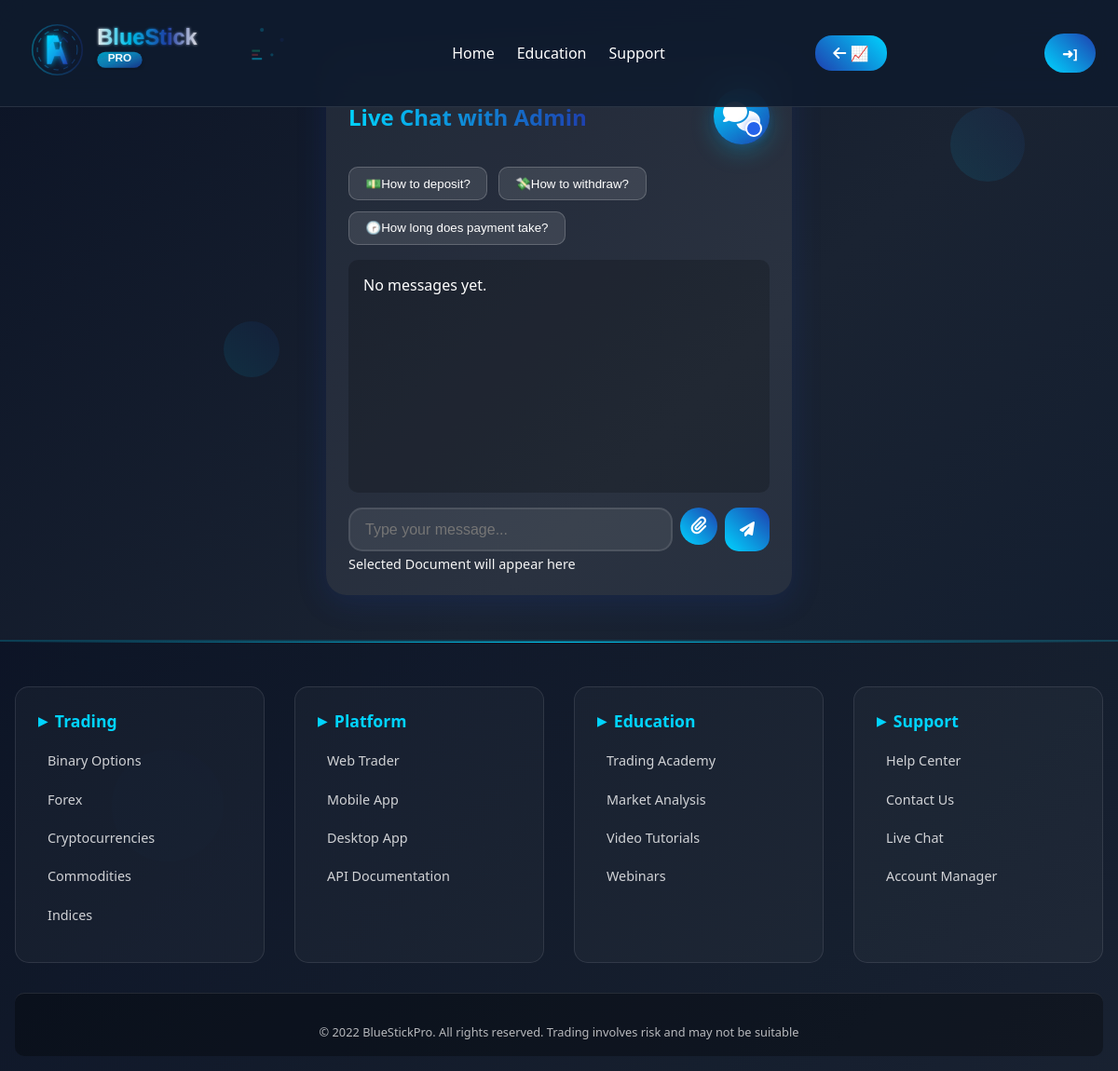
Screenshot of /chat/ (signed in) with the database file from the repository.
### binary/models.py (models this page shows, shortened)
class CompanyProfile(models.Model):
    name = models.CharField(max_length=50)
    email = models.EmailField()
    phone = models.CharField(max_length=50)
    address = models.CharField( max_length=50)
    logo = models.TextField()
    favicon = models.TextField()
    copyright = models.CharField(max_length=90)
    terms = models.FileField(upload_to='doc', blank=True, null=True)
    telegram = models.CharField(max_length=150, blank=True, null=True,)
    whatsapp = models.CharField(max_length=150, blank=True, null=True,)
    class Meta:
        db_table = 'CompanyProfile'
        managed = True
        verbose_name = 'CompanyProfile'
        verbose_name_plural = 'CompanyProfile'

### binary/views.py (the view, shortened to what this page needs)
# urls.py: path('chat/', views.user_chat, name='user_chat'),
def user_chat(request):
    user = get_current_user(request)
    if not user:
        return redirect('login')
    messages = ChatMessage.objects.filter(user=user).order_by('timestamp')
    messages = add_is_image(messages)
    if request.GET.get('ajax'):
        return render(request, 'partials/user_chat_messages.html', {'messages': messages})
    ChatMessage.objects.filter(user=user, sender='admin', is_read=False).update(is_read=True)
    has_unread_admin_msg = ChatMessage.objects.filter(user=user, sender='admin', is_read=False).exists()
    return render(request, 'livechat.html', {'messages': messages, 'user': user, 'has_unread_admin_msg': has_unread_admin_msg})

### binary/context_processor.py (called while the page is built)
def general(request):
    t_site = CompanyProfile.objects.get(pk=1)
    featured = Feature.objects.all()
    stat = Stat.objects.all()
    context = {
    't_site': t_site,
    'featured': featured,
    'stat': stat,
    }
    return context

### binary/views.py (called while the page is built)
def get_current_user(request):
    user_email = request.session.get('user_email')
    if not user_email:
        return None
    return get_object_or_404(UserRegistration, email=user_email)

def add_is_image(messages):
    for m in messages:
        if m.file:
            ext = os.path.splitext(m.file.name)[1].lower()
            m.is_image = ext in ['.jpg', '.jpeg', '.png', '.gif', '.bmp', '.webp']
        else:
            m.is_image = False
    return messages

### binary/templates/livechat.html (shortened to what this page needs)
<!DOCTYPE html>
{% load static %}
<html lang="en">
<head>
    {% load static %}
    <link rel="stylesheet" href="{% static '' %}css/livechat.css">
    <link rel="stylesheet" href="{% static '' %}css/dashboard.css">
<link rel="stylesheet" href="https://cdnjs.cloudflare.com/ajax/libs/font-awesome/6.4.2/css/all.min.css">
</head>
<body>
    {% block header %}
   <div class="floating-element"></div>
    <div class="floating-element"></div>
    <div class="floating-element"></div>
    <header class="header">
        <nav class="nav">
            <div class="logo">
        <div class="logo">
            {{t_site.logo|safe}}
        </div>
            </div>
            <ul class="nav-links">
                <li><a href="{% url 'homepage' %}">Home</a></li>
                <li><a href="{% url 'education' %}">Education</a></li>
                <li><a href="{% url 'support' %}">Support</a></li>
            </ul>
             <a href="{% url 'dashboard' %}" class="back-btn "><i class="fas fa-arrow-left"></i> 📈</a>
                 <a href="/login/" class="logout-btn cta-button" onclick="logout()">➜]</a>
        </nav>
    </header>
    {% endblock header %}
    {% block content %}
  <main class="live-content">
    <div class="chat-container">
        <div class="chat-header">
          <span class="chat-title">Live Chat with Admin  </span>
<a class="floating-action-btn" id="liveChatBtn" title="Chat Admin" href="{% url 'user_chat' %}" style="position:relative; text-decoration: none;">
    <i class="fas fa-comments"></i>
    <span class="admin-reply-dot" id="adminReplyDotA"></span>
</a>
        </div>
        <div class="quick-questions">
          <button class="quick-btn" type="button" onclick="sendQuickChat('How to deposit?')">💵How to deposit?</button>
          <button class="quick-btn" type="button" onclick="sendQuickChat('How to withdraw?')">💸How to withdraw?</button>
          <button class="quick-btn" type="button" onclick="sendQuickChat('How long does payment take?')">🕝How long does payment take?</button>
        </div>
        <div class="chat-messages" id="chatMessages" style="height:250px;overflow-y:auto;">
           {% for msg in messages %}
        <div class="message {% if msg.sender == 'user' %}user{% else %}admin{% endif %}">
            <b>{% if msg.sender == 'user' %}You{% elif msg.sender == 'admin' %} Admin {% else %} Quick Message {% endif %}:</b>
            {% if msg.message %}{{ msg.message }}<br>{% endif %}
            {% if msg.file %}
                {% if msg.is_image %}
                    <img src="{{ msg.file.url }}" style="max-width:120px;max-height:120px;display:block;margin:5px 0;">
                {% else %}
                    <a href="{{ msg.file.url }}" target="_blank">Download attachment</a>
                {% endif %}
            {% endif %}
            <small style="color: blanchedalmond;font-weight: 600;">⏲&nbsp;{{ msg.timestamp|date:"m-d-y H:i" }}</small>
        </div>
        {% empty %}
            <p>No messages yet.</p>
        {% endfor %}
      </div>
      <form id="chatForm" class="chat-input-group" method="post" enctype="multipart/form-data" action="{% url 'user_chat' %}">
          <input type="text" name="message" id="chatInput" class="chat-input" placeholder="Type your message...">
          <label class="attach-button" title="Attach file">
              <i class="fas fa-paperclip"></i>
          </label>
          <button type="submit" class="send-button"><i class="fas fa-paper-plane"></i></button>
      </form>
            <div id="fileName" style="font-size:0.9em;color:whitesmoke;margin-top:4px;">Selected Document  will appear here</div>
            </div>
</main>
    {% endblock content %}
    {% block footer %}
      {% include 'footer.html' %}
    {% endblock footer %}
</body>
</html>

### binary/templates/footer.html
<footer class="footer">
    <div class="footer-content">
        <div class="footer-section">
            <h4>Trading</h4>
            <a href="{% url 'dashboard' %}">Binary Options</a>
            <a href="{% url 'dashboard' %}">Forex</a>
            <a href="{% url 'dashboard' %}">Cryptocurrencies</a>
            <a href="{% url 'dashboard' %}">Commodities</a>
            <a href="{% url 'dashboard' %}">Indices</a>
        </div>
        <div class="footer-section">
            <h4>Platform</h4>
            <a href="{% url 'homepage' %}">Web Trader</a>
            <a href="{% url 'homepage' %}">Mobile App</a>
            <a href="{% url 'homepage' %}">Desktop App</a>
            <a href="{% url 'homepage' %}">API Documentation</a>
        </div>
        <div class="footer-section">
            <h4>Education</h4>
            <a href="{% url 'education' %}">Trading Academy</a>
            <a href="{% url 'education' %}">Market Analysis</a>
            <a href="{% url 'education' %}">Video Tutorials</a>
            <a href="{% url 'education' %}">Webinars</a>
        </div>
        <div class="footer-section">
            <h4>Support</h4>
            <a href="{% url 'support' %}">Help Center</a>
            <a href="{% url 'support' %}">Contact Us</a>
            <a href="{% url 'support' %}">Live Chat</a>
            <a href="{% url 'dashboard' %}">Account Manager</a>
        </div>
    </div>
    <div class="footer-bottom">
        <p>{{t_site.copyright}}</p>
    </div>
</footer>

### binary/static/css/livechat.css (style rules this page uses)
body { font-family: 'Segoe UI', Tahoma, Geneva, Verdana, sans-serif; background: linear-gradient(135deg, #0c1426 0%, #1a2332 50%, #0f1b2e 100%); color: #fff; min-height: 100vh; margin: 0; padding: 0; }
.chat-container { max-width: 500px; height: auto; margin: 60px auto 0 auto; background: rgba(255,255,255,0.07); border-radius: 22px; box-shadow: 0 8px 32px 0 rgba(30,64,175,0.18); padding: 2.2rem 1.5rem 1.5rem 1.5rem; position: relative; animation: fadeInUp 0.7s; }
.chat-header { display: flex; align-items: center; justify-content: space-between; margin-bottom: 1.5rem; }
.chat-title { font-size: 1.5rem; font-weight: 700; background: linear-gradient(90deg, #00d4ff 0%, #1e40af 100%); -webkit-background-clip: text; -webkit-text-fill-color: transparent; background-clip: text; margin: 0; }
.back-btn { background: linear-gradient(45deg, #1e40af, #00d4ff); color: #fff; border: none; border-radius: 18px; padding: 0.5rem 1.2rem; font-size: 1rem; font-weight: 600; cursor: pointer; text-decoration: none; transition: background 0.2s, transform 0.2s; margin-right: 0.5rem; }
.quick-questions { display: flex; gap: 0.7rem; margin-bottom: 1rem; flex-wrap: wrap; }
.quick-btn { background: rgba(255,255,255,0.1); border: 1px solid rgba(255,255,255,0.2); color: #fff; border-radius: 10px; padding: 0.6rem 1.1rem; font-weight: 500; cursor: pointer; transition: all 0.2s; }
.chat-messages { height: 300px; background: rgba(0,0,0,0.2); border-radius: 10px; padding: 1rem; overflow-y: auto; margin-bottom: 1rem; display: flex; flex-direction: column; gap: 10px; }
.chat-input-group { display: flex; gap: 0.5rem; margin-top: 1rem; }
.chat-input { flex-grow: 1; padding: 0.8rem 1rem; background: rgba(255,255,255,0.08); border: 2px solid rgba(255,255,255,0.1); border-radius: 15px; color: #fff; font-size: 1rem; outline: none; }
.send-button, .attach-button { background: linear-gradient(45deg, #00d4ff, #1e40af); border: none; border-radius: 15px; color: #fff; padding: 0.8rem 1rem; cursor: pointer; transition: transform 0.2s; font-size: 1rem; }
.attach-button { padding: 0.8rem; border-radius: 50%; width: 40px; height: 40px; display: flex; justify-content: center; align-items: center; font-size: 1.2rem; flex-shrink: 0; }

### binary/templates/livechat.html (style rules this page uses)
.admin-reply-dot { position: absolute; bottom: 8px; right: 8px; width: 18px; height: 18px; background: #2563eb; border-radius: 50%; display: none; align-items: center; justify-content: center; border: 2px solid #fff; box-shadow: 0 0 8px #2563eb88; z-index: 3; font-size: 0.95rem; font-weight: bold; animation: notif-pulse-blue 1.5s infinite; }
.live-content { margin-top: 60px; }

### rows the page displays
CompanyProfile: logo "BlueStick PRO", copyright "© 2022 BlueStickPro. All rights reserved. Trading involves risk and may not be suitable"
